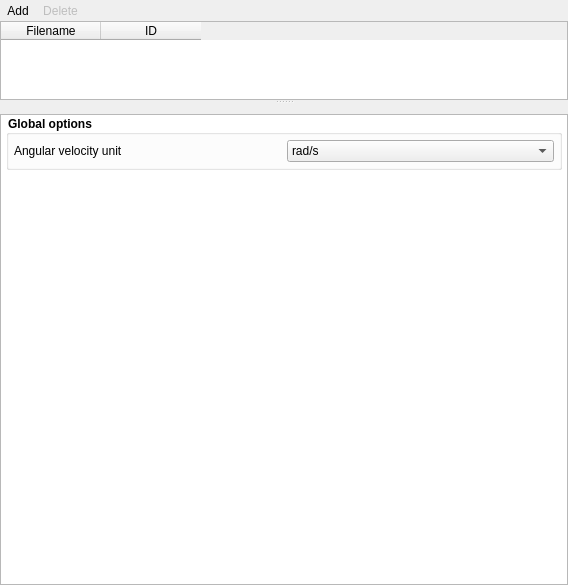
<?xml version="1.0" encoding="UTF-8"?>
<ui version="4.0">
 <class>keyframe</class>
 <widget class="QWidget" name="keyframe">
  <property name="geometry">
   <rect>
    <x>0</x>
    <y>0</y>
    <width>568</width>
    <height>585</height>
   </rect>
  </property>
  <property name="windowTitle">
   <string>Keyframe</string>
  </property>
  <property name="styleSheet">
   <string notr="true"/>
  </property>
  <layout class="QVBoxLayout" name="verticalLayout">
   <property name="spacing">
    <number>0</number>
   </property>
   <property name="leftMargin">
    <number>0</number>
   </property>
   <property name="topMargin">
    <number>0</number>
   </property>
   <property name="rightMargin">
    <number>0</number>
   </property>
   <property name="bottomMargin">
    <number>0</number>
   </property>
   <item>
    <widget class="QSplitter" name="splitter">
     <property name="orientation">
      <enum>Qt::Vertical</enum>
     </property>
     <widget class="QWidget" name="top_frame" native="true">
      <property name="sizePolicy">
       <sizepolicy hsizetype="Expanding" vsizetype="MinimumExpanding">
        <horstretch>0</horstretch>
        <verstretch>0</verstretch>
       </sizepolicy>
      </property>
      <property name="maximumSize">
       <size>
        <width>16777215</width>
        <height>100</height>
       </size>
      </property>
      <layout class="QVBoxLayout" name="verticalLayout_3">
       <property name="spacing">
        <number>0</number>
       </property>
       <property name="leftMargin">
        <number>0</number>
       </property>
       <property name="topMargin">
        <number>0</number>
       </property>
       <property name="rightMargin">
        <number>0</number>
       </property>
       <property name="bottomMargin">
        <number>0</number>
       </property>
       <item>
        <widget class="QWidget" name="frame_add_delete" native="true">
         <layout class="QHBoxLayout" name="horizontalLayout_7">
          <property name="spacing">
           <number>0</number>
          </property>
          <property name="leftMargin">
           <number>0</number>
          </property>
          <property name="topMargin">
           <number>0</number>
          </property>
          <property name="rightMargin">
           <number>0</number>
          </property>
          <property name="bottomMargin">
           <number>0</number>
          </property>
          <item>
           <layout class="QHBoxLayout" name="horizontalLayout">
            <item>
             <widget class="QToolButton" name="toolbutton_add">
              <property name="toolTip">
               <string>Add new keyframe file</string>
              </property>
              <property name="text">
               <string>Add</string>
              </property>
              <property name="autoRaise">
               <bool>true</bool>
              </property>
             </widget>
            </item>
            <item>
             <widget class="QToolButton" name="toolbutton_delete">
              <property name="enabled">
               <bool>false</bool>
              </property>
              <property name="toolTip">
               <string>Delete keyframe</string>
              </property>
              <property name="text">
               <string>Delete</string>
              </property>
              <property name="autoRaise">
               <bool>true</bool>
              </property>
             </widget>
            </item>
            <item>
             <spacer name="horizontalSpacer">
              <property name="orientation">
               <enum>Qt::Horizontal</enum>
              </property>
              <property name="sizeHint" stdset="0">
               <size>
                <width>40</width>
                <height>20</height>
               </size>
              </property>
             </spacer>
            </item>
           </layout>
          </item>
         </layout>
        </widget>
       </item>
       <item>
        <widget class="QTableWidget" name="tablewidget_keyframes">
         <property name="maximumSize">
          <size>
           <width>16777215</width>
           <height>100</height>
          </size>
         </property>
         <property name="selectionMode">
          <enum>QAbstractItemView::SingleSelection</enum>
         </property>
         <property name="selectionBehavior">
          <enum>QAbstractItemView::SelectRows</enum>
         </property>
         <attribute name="horizontalHeaderHighlightSections">
          <bool>false</bool>
         </attribute>
         <attribute name="verticalHeaderVisible">
          <bool>false</bool>
         </attribute>
         <column>
          <property name="text">
           <string>Filename</string>
          </property>
         </column>
         <column>
          <property name="text">
           <string>ID</string>
          </property>
         </column>
        </widget>
       </item>
      </layout>
     </widget>
     <widget class="QWidget" name="bottom_frame" native="true">
      <property name="sizePolicy">
       <sizepolicy hsizetype="Expanding" vsizetype="Expanding">
        <horstretch>0</horstretch>
        <verstretch>0</verstretch>
       </sizepolicy>
      </property>
      <layout class="QGridLayout" name="gridLayout_15">
       <property name="leftMargin">
        <number>0</number>
       </property>
       <property name="topMargin">
        <number>10</number>
       </property>
       <property name="rightMargin">
        <number>0</number>
       </property>
       <property name="bottomMargin">
        <number>0</number>
       </property>
       <item row="1" column="0">
        <widget class="QScrollArea" name="scrollarea_detail">
         <property name="sizePolicy">
          <sizepolicy hsizetype="Expanding" vsizetype="MinimumExpanding">
           <horstretch>0</horstretch>
           <verstretch>0</verstretch>
          </sizepolicy>
         </property>
         <property name="minimumSize">
          <size>
           <width>0</width>
           <height>0</height>
          </size>
         </property>
         <property name="styleSheet">
          <string notr="true">QWidget#detail_pane {background-color: white}</string>
         </property>
         <property name="widgetResizable">
          <bool>true</bool>
         </property>
         <widget class="QWidget" name="detail_pane">
          <property name="geometry">
           <rect>
            <x>0</x>
            <y>0</y>
            <width>566</width>
            <height>470</height>
           </rect>
          </property>
          <layout class="QVBoxLayout" name="verticalLayout_4">
           <property name="leftMargin">
            <number>5</number>
           </property>
           <property name="topMargin">
            <number>0</number>
           </property>
           <property name="rightMargin">
            <number>5</number>
           </property>
           <property name="bottomMargin">
            <number>0</number>
           </property>
           <item>
            <layout class="QGridLayout" name="bottom_pane"/>
           </item>
           <item>
            <layout class="QHBoxLayout" name="horizontalLayout_2">
             <item>
              <widget class="QGroupBox" name="groupBox">
               <property name="styleSheet">
                <string notr="true">QGroupBox {font-weight: bold;}</string>
               </property>
               <property name="title">
                <string>Global options</string>
               </property>
               <property name="flat">
                <bool>true</bool>
               </property>
               <layout class="QGridLayout" name="gridLayout">
                <property name="leftMargin">
                 <number>5</number>
                </property>
                <property name="topMargin">
                 <number>5</number>
                </property>
                <property name="rightMargin">
                 <number>5</number>
                </property>
                <property name="bottomMargin">
                 <number>5</number>
                </property>
                <item row="0" column="0">
                 <widget class="QLabel" name="label_omega_unit">
                  <property name="text">
                   <string>Angular velocity unit</string>
                  </property>
                 </widget>
                </item>
                <item row="0" column="1">
                 <widget class="ComboBox" name="combobox_keyword_omega_unit">
                  <item>
                   <property name="text">
                    <string>rad/s</string>
                   </property>
                  </item>
                  <item>
                   <property name="text">
                    <string>deg/s</string>
                   </property>
                  </item>
                  <item>
                   <property name="text">
                    <string>rev/s</string>
                   </property>
                  </item>
                  <item>
                   <property name="text">
                    <string>rad/min</string>
                   </property>
                  </item>
                  <item>
                   <property name="text">
                    <string>deg/min</string>
                   </property>
                  </item>
                  <item>
                   <property name="text">
                    <string>rev/min</string>
                   </property>
                  </item>
                 </widget>
                </item>
               </layout>
              </widget>
             </item>
            </layout>
           </item>
           <item>
            <spacer name="verticalSpacer">
             <property name="orientation">
              <enum>Qt::Vertical</enum>
             </property>
             <property name="sizeHint" stdset="0">
              <size>
               <width>20</width>
               <height>40</height>
              </size>
             </property>
            </spacer>
           </item>
          </layout>
         </widget>
        </widget>
       </item>
      </layout>
     </widget>
    </widget>
   </item>
  </layout>
 </widget>
 <customwidgets>
  <customwidget>
   <class>ComboBox</class>
   <extends>QComboBox</extends>
   <header>mfixgui.widgets.base</header>
  </customwidget>
 </customwidgets>
 <tabstops>
  <tabstop>tablewidget_keyframes</tabstop>
  <tabstop>toolbutton_add</tabstop>
  <tabstop>toolbutton_delete</tabstop>
  <tabstop>scrollarea_detail</tabstop>
  <tabstop>combobox_keyword_omega_unit</tabstop>
 </tabstops>
 <resources/>
 <connections/>
</ui>
